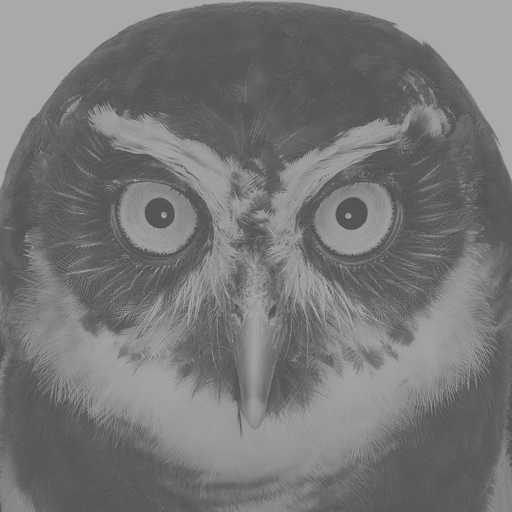
//> input picture Hafta 3/goruntuler/dusuk_kontrast.png, 512 x 512 px
$ ./main   (built with g++ and OpenCV 4)
//> lines starting //> are read from the running program, lines starting //| are printed output that depends on the picture; after the words box and inside, x2 and y2 are one past the last pixel; in counts of white or black regions, pixels touching at a corner belong together
// Hafta 3 - Görev 2: Histogram eşitleme
// Histogramı çıkar -> kümülatif dağılımı (CDF) hesapla -> CDF ile eşitle.
// (Hazır fonksiyon kullanılmadan)
//
//   yeni(v) = (CDF(v) - CDF_min) * 255 / (N - CDF_min)
//   N = toplam piksel sayısı, CDF_min = sıfır olmayan ilk CDF değeri

#include <opencv2/opencv.hpp>
#include <iostream>

// Histogramı çizer (sadece görmek için)
cv::Mat histogramCiz(int hist[256]) {
    int enBuyuk = 0;
    for (int k = 0; k < 256; k++) {
        if (hist[k] > enBuyuk) enBuyuk = hist[k];
    }
    cv::Mat grafik(300, 256, CV_8UC1, cv::Scalar(255));   // beyaz tuval
    for (int k = 0; k < 256; k++) {
        int boy = hist[k] * 300 / enBuyuk;
        cv::line(grafik, cv::Point(k, 300), cv::Point(k, 300 - boy), cv::Scalar(0));
    }
    return grafik;
}

int main() {
    cv::Mat img = cv::imread("../goruntuler/dusuk_kontrast.png", cv::IMREAD_GRAYSCALE);
//> img is the input picture: 512 rows x 512 cols, CV_8UC1; min 80, max 169, mean 118.3
    if (img.empty()) {
        std::cout << "Goruntu okunamadi!" << std::endl;
        return 1;
    }

    // 1) Histogram: hist[k] = değeri k olan piksel sayısı
    int hist[256] = {0};
    for (int y = 0; y < img.rows; y++) {
        for (int x = 0; x < img.cols; x++) {
            hist[img.at<uchar>(y, x)]++;
        }
    }
//> after the loop, hist = 256 values, max 22171 at index 169, min 0 at index 0, mean 1024

    // 2) CDF: cdf[k] = değeri k veya daha küçük olan piksel sayısı
    int cdf[256];
    cdf[0] = hist[0];
//> cdf = 256 values from 0 to 0
    for (int k = 1; k < 256; k++) {
        cdf[k] = cdf[k - 1] + hist[k];
    }
//> after the loop, cdf = 256 values from 0 to 262144

    int N = img.rows * img.cols;   // toplam piksel (= cdf[255])
//> N = 262144
    int cdfMin = 0;                // sıfır olmayan ilk CDF değeri
    for (int k = 0; k < 256; k++) {
        if (cdf[k] > 0) {
            cdfMin = cdf[k];
            break;                 // bulduk, döngüden çık
        }
    }
//> this loop made 81 passes
//> cdfMin on pass 81: 54

    // 3) Dönüşüm tablosu: eski değer -> yeni değer
    uchar tablo[256];
    for (int k = 0; k < 256; k++) {
        double oran = (double)(cdf[k] - cdfMin) / (N - cdfMin);
        tablo[k] = cv::saturate_cast<uchar>(oran * 255);   // yuvarla ve 0-255'te tut
    }
//> after the loop, tablo = 256 values from 0 to 255

    // 4) Tabloyu her piksele uygula
    cv::Mat yeni = img.clone();
    for (int y = 0; y < img.rows; y++) {
        for (int x = 0; x < img.cols; x++) {
            yeni.at<uchar>(y, x) = tablo[img.at<uchar>(y, x)];
        }
    }
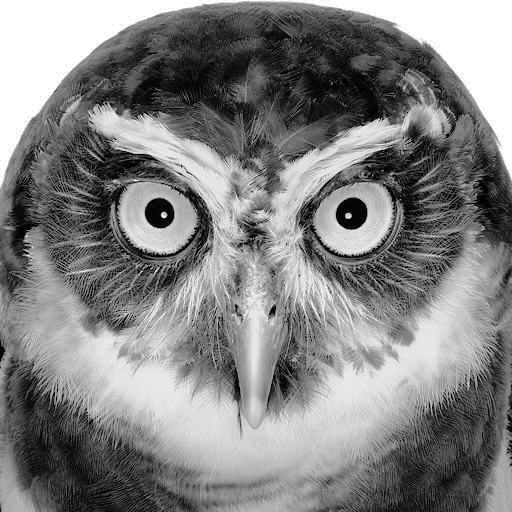
//> yeni: 512 rows x 512 cols, CV_8UC1; min 0, max 255, mean 130.4

    // 5) Yeni görüntünün histogramı (karşılaştırma için)
    int yeniHist[256] = {0};
    for (int y = 0; y < yeni.rows; y++) {
        for (int x = 0; x < yeni.cols; x++) {
            yeniHist[yeni.at<uchar>(y, x)]++;
        }
    }
//> after the loop, yeniHist = 256 values, max 22171 at index 255, min 0 at index 3, mean 1024

    std::cout << "N = " << N << ", CDF_min = " << cdfMin << std::endl;
//| N = 262144, CDF_min = 54

    // 6) Kaydet
    cv::Mat yanYana, grafikler;
    cv::hconcat(img, yeni, yanYana);                                  // orijinal | eşitlenmiş
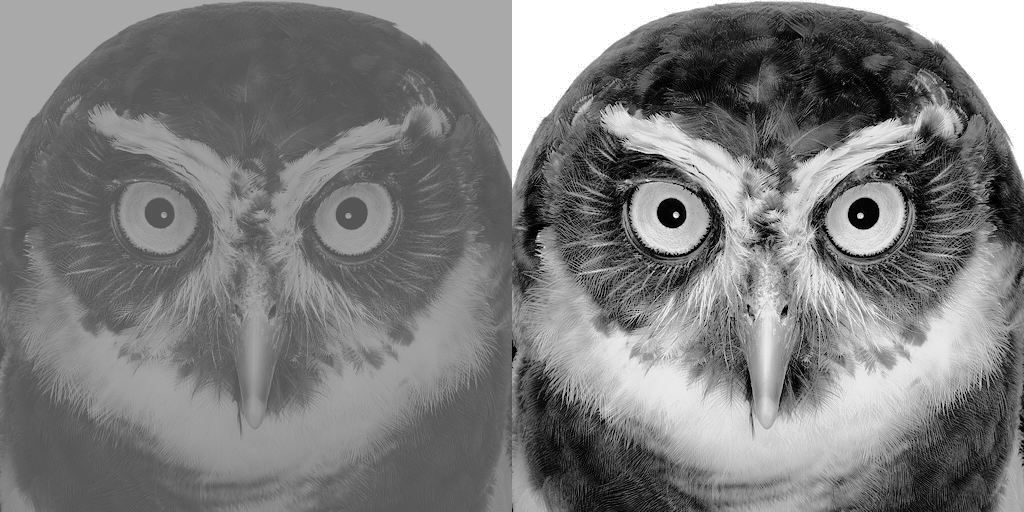
//> yanYana: 512 rows x 1024 cols, CV_8UC1; min 0, max 255, mean 124.3
    cv::hconcat(histogramCiz(hist), histogramCiz(yeniHist), grafikler); // histogram önce | sonra
//> the loop in histogramCiz, `for (int k = 0; k < 256; k++)` made 256 passes
//> enBuyuk on passes 1, 3, 5, 10, 16, 25, 34, 45, 256: 428, 1012, 2827, 4797, 6634, 8614, 9859, 10404, 22171
//> after the loop in histogramCiz, `for (int k = 0; k < 256; k++)`: enBuyuk = 22171
//> the loop in histogramCiz, `for (int k = 0; k < 256; k++)` made 256 passes
//> boy on passes 1 to 3: 5, 3, 13
//> after the loop in histogramCiz, `for (int k = 0; k < 256; k++)`:
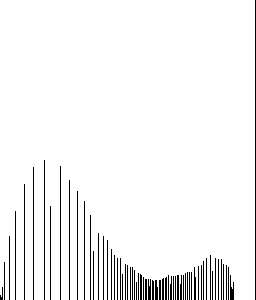
//> grafik: 300 rows x 256 cols, CV_8UC1; 95.4% white; black in thin lines or dots
//> the loop in histogramCiz (call 2), `for (int k = 0; k < 256; k++)` made 256 passes
//> after the loop in histogramCiz (call 2), `for (int k = 0; k < 256; k++)`:
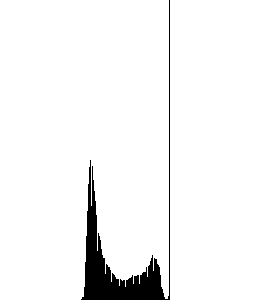
//> grafik: 300 rows x 256 cols, CV_8UC1; 95.4% white; 1 black region, box (x1, y1, x2, y2) and area: (81, 0, 170, 300) 3505
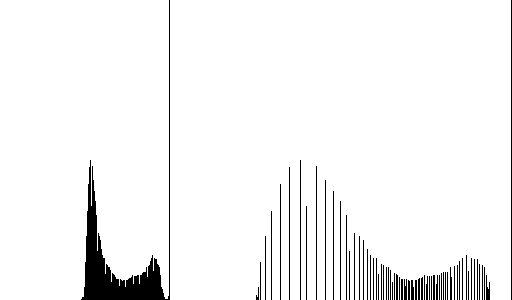
//> grafikler: 300 rows x 512 cols, CV_8UC1; 95.4% white; 65 black regions (1 under 20 px), largest, box (x1, y1, x2, y2) and area: (81, 0, 170, 300) 3505, (511, 0, 512, 300) 300, (300, 160, 301, 300) 140
    cv::imwrite("esitlenmis.png", yeni);
    cv::imwrite("karsilastirma.png", yanYana);
    cv::imwrite("histogramlar.png", grafikler);
    std::cout << "Kaydedildi: esitlenmis.png, karsilastirma.png, histogramlar.png" << std::endl;
    return 0;
}
